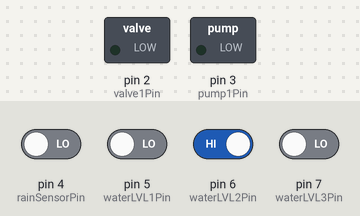
Bench run of a sketch on a simulated Arduino Pro Mini, built with avr-gcc and run on an emulated ATmega328P. On the bench: switched loads named in the sketch (green lamp = pin HIGH). The inputs (shaded band) are chosen by the test bench; at power-on: pin 6 (waterLVL2Pin) HIGH, pin 4 (rainSensorPin), pin 5 (waterLVL1Pin), pin 7 (waterLVL3Pin) LOW.

Above: at 1.2 s.
1.3 s: pin 4 (rainSensorPin) driven HIGH
At 1.7 s:
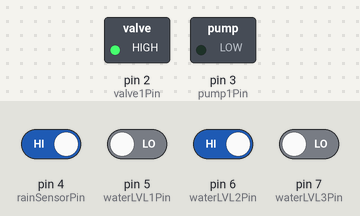
2.8 s: pin 6 (waterLVL2Pin) driven LOW
At 4.0 s:
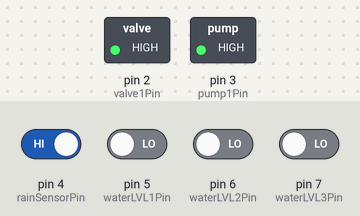
4.3 s: pin 4 (rainSensorPin) driven LOW
At 5.4 s:
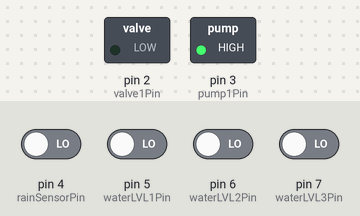
5.8 s: pin 5 (waterLVL1Pin) driven HIGH
At 6.6 s:
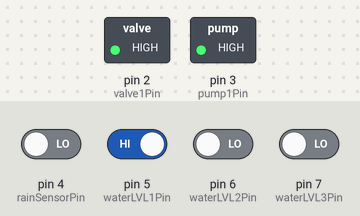
7.3 s: pin 5 (waterLVL1Pin) driven LOW
At 7.8 s:
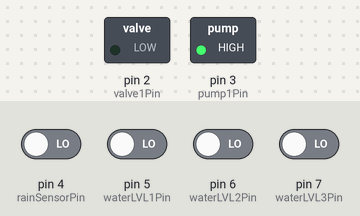
Timing chart, 0 to 9.8 s (numbered marks = the images above; inputs shaded):
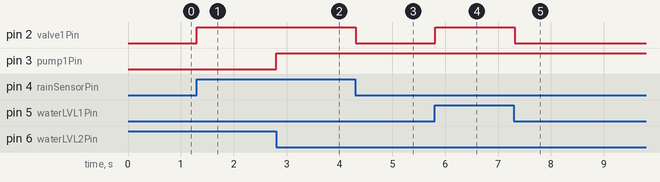

Measured:
- after the input at 1.3 s, pin 2 (valve1Pin): LOW → HIGH at once
- after the input at 2.8 s, pin 3 (pump1Pin): LOW → HIGH at once
- after the input at 4.3 s, pin 2 (valve1Pin): HIGH → LOW at once
- after the input at 5.8 s, pin 2 (valve1Pin): LOW → HIGH at once
- after the input at 7.3 s, pin 2 (valve1Pin): HIGH → LOW at once

The sketch:

arduino-pro-mini.ino
```cpp
/* define all pins */
int valve1Pin = 2;            // valve pin
int pump1Pin = 3;             // pump pin
int rainSensorPin = 4;        // rain sensor
int waterLVL1Pin = 5;         // water level sensor 1
int waterLVL2Pin = 6;         // water level sensor 2
int waterLVL3Pin = 7;         // water level sensor 3

/* checker used for controlling the valve and pump */
int checker1, checker2, checker3, checker4;

void setup() {
  pinMode(valve1Pin, OUTPUT);
  pinMode(pump1Pin, OUTPUT);
  pinMode(rainSensorPin, INPUT);  // If raining, it display "1"
  pinMode(waterLVL1Pin, INPUT);   // If reach water level, it display "1"
  pinMode(waterLVL2Pin, INPUT);
  pinMode(waterLVL3Pin, INPUT);

  /* HIGH is off, LOW is on in relay */
  digitalWrite(valve1Pin, HIGH);  // no water flow
  digitalWrite(pump1Pin, HIGH);   // pump is off
  Serial.begin(9600);
}

void loop() {
  setChecker();
  controlValve1();
  controlPump1();

  delay(20);
}

void setChecker(){
  checker1 = digitalRead(rainSensorPin);
  checker2 = digitalRead(waterLVL1Pin);
  checker3 = digitalRead(waterLVL2Pin);
  checker4 = digitalRead(waterLVL3Pin);
}

void controlValve1(){
  if(checker1 || checker2){             // when raining or barrel 1 is full
    digitalWrite(valve1Pin, HIGH);      // close valve
  }
  else if(!checker1 && !checker2){      // when no rain and barrel is not full
    digitalWrite(valve1Pin, LOW);       // open valve
  }
}

void controlPump1(){
  if (!checker3 || checker4){           // when barrel 1 no water or barrel 2 is full
    digitalWrite(pump1Pin, HIGH);       // deactivate pump
  }
  else if(checker3 && !checker4){       // when barrel 1 got water and barrel 2 not full
    digitalWrite(pump1Pin, LOW);        // activate pump
  }
}

void checkerDebug(){
  Serial.print("Checker 1:");
  Serial.println(checker1);
  Serial.print("Checker 2:");
  Serial.println(checker2);
  Serial.print("Checker 3:");
  Serial.println(checker3);
  delay(1000);
}
```
